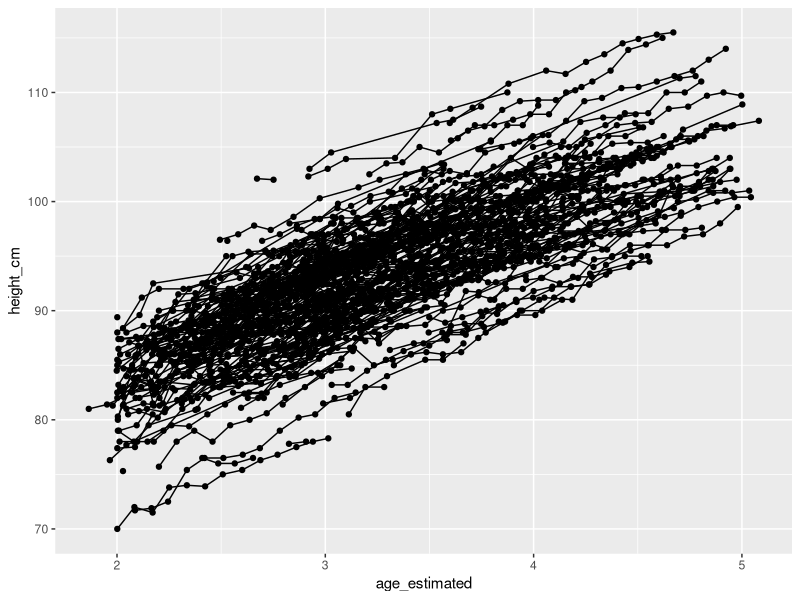
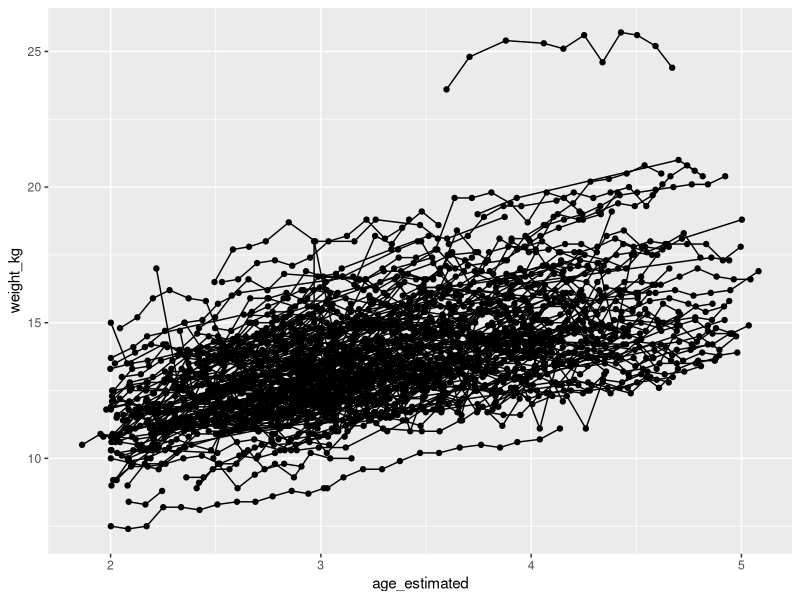

Generate these figures, in order, with R:
###########################################################
################ Cleaning Kilimanjaro data ################
###########################################################

# starting commit: a18070f
#Author: catalina fernandez


setwd ("/Users/catalinafernandez/Library/CloudStorage/OneDrive-Personal/Growth_Project/Source/Kilimanjaro/")

library(dplyr)
library(lubridate)

rm(list = ls())
dat <- read.csv("site_measurements.csv") # 2789 obs.loaded

#####  Checks to ensure consistency #### 
colnames (dat)

#1. remove observations that do not have BOTH height and weight. Keep if only one is missing
sum(is.na(dat[["height_cm"]])) # 74 height measurements missing   
sum(is.na(dat[["weight_kg"]])) # 14 weight measurements missing
nohtwt <- dat %>%
  filter((is.na(weight_kg) & is.na(height_cm))) # 6 obs. don't have both height and weight
#ind. 126 (#w7xhr), 22 (#f7rv8), 52 (#nt7iz), 87 (#cvuiy), 157 (#izxql), 158 (#0vry7) 

dat <- dat %>%
  filter(!(is.na(weight_kg) & is.na(height_cm))) # removed 6 obs., now 2783 obs.

#2. Check if there are duplicated rows
rep <- dat %>% select(-obs_id)

sum(duplicated(rep) | duplicated(rep, fromLast = TRUE)) #2 duplicated obs.
dupl <- rep[duplicated(rep) | duplicated(rep, fromLast = TRUE), ] #ind 89

#person_id 89 has a duplicated obs.on 15/09/2021. Remove one (obs_id = pm5jx)
dat <- dat %>%
  filter(obs_id != "pm5jx")

# 3. Check how many people have X observations?
table(table(dat$person_id)) # most ind. have 13 obs.

# 4. Add column estimated age to make it easier to assess whether differences are likely or not 

dat <- dat %>%
  mutate(date_of_birth = as.Date(date_of_birth, format = "%d/%m/%Y"),
         date_of_measure = as.Date(date_of_measure, format = "%d/%m/%Y"),
         age_estimated = as.numeric(interval(date_of_birth, date_of_measure) / dyears(1)))


#5. Check how many ind. don't have age, or don't have dob, or date of measure
sum(is.na(dat[["age_estimated"]])) #5 observations don't have age

#6. Remove rows that don't have age, or age can't be calculated bc missing dates
miss_age <- dat %>% filter(is.na(age_estimated)) # Of 5 missing, 4 correspond to all the obs.for ind 88
# ind. 88 doesn't have both dob for any obs., so remove all info for ind.
# remove obs.id #scc7m for ind. 98, that doesn't have dob.
dat <- dat %>%
  filter(person_id != "88",
         obs_id != "scc7m")

#7. Count number of people in the dataframe
dat %>% distinct(person_id) %>%
  count() # 280 individuals in the dataframe

#8. Plot heights to catch evident outliers
library(ggplot2)
dev.off() 
ggplot(dat, aes(x =age_estimated, y = height_cm , group = person_id))+
  geom_line() +
  geom_point() # everything looks fine

dev.off() 
ggplot(dat, aes(x =age_estimated, y = weight_kg , group = person_id))+
  geom_line() +
  geom_point() #everything looks fine, one ind. is consistently heavier than the rest.


# 9. Check if all individuals have sex 

miss_sex <- dat %>% filter(is.na(sex)) #this indicate 0 NA for sex but there are some empty cells.

library(stringr)
fil <- dat %>%
  group_by(person_id) %>%
  filter(any(str_detect(sex, "^\\s*$"))) #This detects 91 observations where sex is empty

empty_sex_individuals <- dat %>%
  group_by(person_id) %>%
  filter(any(str_detect(sex, "^\\s*$"))) %>% # 9 individuals have missing sex. Originally 10 
  select(person_id) %>% # but already removed ind. 88 above.
  distinct()

####### On Oct. 24 I emailed K. Wander to ask whether these 10 individuals have actual missing data 
### On Oct.29 she replied the e-mail indicating the sex of 3 ind"
#88: f  #ind.88 was already removed above due to missing dob
#187: f 
#188: m

# Add sex to inds. 187 and 188. 

dat <- dat %>%
  mutate(sex = ifelse(person_id == 187 & str_detect(sex, "^\\s*$"), "f", sex))

dat <- dat %>%
  mutate(sex = ifelse(person_id == 188 & str_detect(sex, "^\\s*$"), "m", sex))

# 10. Add count of obs. per ind. as new column 
dat <- dat %>%
  add_count(person_id, name = "obs_counts")

#11. Create new df with ind. that have at least two obs. for additional checks
long <- dat %>%
  filter(obs_counts >= 2)

#11.Check obs. that go down more than 3 cm
down <- long %>%
  arrange(person_id, age_estimated) %>%  # Arrange data by person_id and age
  group_by(person_id) %>%    # Group data by person_id
  mutate(obs_diff = height_cm - lag(height_cm, default = first(height_cm))) %>%
  ungroup() %>%
  filter (obs_diff <=-3)

#12. #count n of obs that goes down.
down %>%
  distinct(person_id) %>%
  count() # two individuals shrink >3 cm :144 and 249

# a1. ind.144, obs #tw4l1 height is inconsistent with trajectory. Remove this height, weight seems ok.
dat$height_cm [which(dat$obs_id=="tw4l1")] <-NA

# a2. ind. 249, obs #ok853 most likely a typo considering previous and after heights. 
dat$height_cm [which(dat$obs_id=="ok853")] <- 84.5 # changed from 81.5

#13. Check how many height obs. goes up more than 10cm in a period of 1 year or less.

# ---update long first:
long <- dat %>%
  filter(obs_counts >= 2) 

up <- long %>% 
  arrange(person_id, age_estimated) %>%
  group_by(person_id) %>% 
  mutate(time_elap = as.numeric (age_estimated - first(age_estimated)),
         obs_diff = height_cm - lag(height_cm, default = first(height_cm))) %>%
  ungroup() %>%
  filter(person_id %in% unique(person_id[obs_diff >= 10 & time_elap < 1])) # NO obs, go up more than 10cm

#i <- 1
#print(long[long$person_id == up$person_id [i], ]) 
#i <- i + 1

#14. Indicate how many obs. were removed 
sum(is.na(dat[["height_cm"]])) # 68 height are NA
sum(is.na(dat[["weight_kg"]])) #8 weight are NA

# #2789 obs.loaded; KEPT 2777  (12 obs. removed entirely) 
#  74 NA height loaded; now  68
# 14  weight loaded; kept 8  weight NA


#write.csv(dat, "site_measurements.csv",row.names = FALSE)
